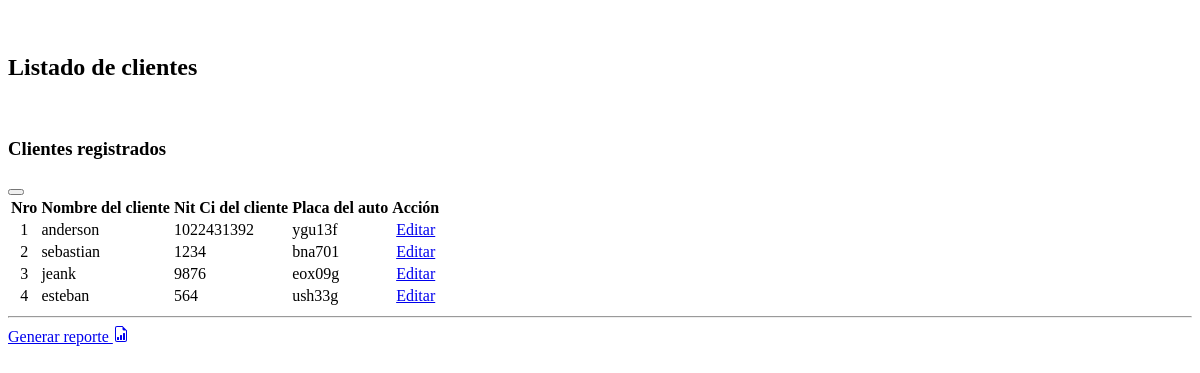
Page /vistas/modulos/clientes/index.php on the earlier database version.
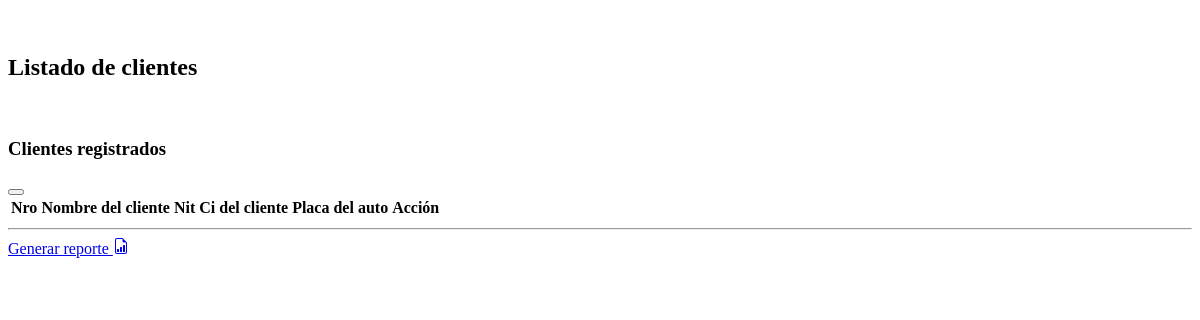
Same page on the later database version.
### tables this page shows
CREATE TABLE `tb_clientes` (
  `id_cliente` int(11) NOT NULL AUTO_INCREMENT,
  `nombre_cliente` varchar(255) DEFAULT NULL,
  `nit_ci_cliente` varchar(255) DEFAULT NULL,
  `placa_auto` varchar(255) DEFAULT NULL,
  `fyh_creacion` datetime DEFAULT NULL,
  `fyh_actualizacion` datetime DEFAULT NULL,
  `fyh_eliminacion` datetime DEFAULT NULL,
  `estado` varchar(10) DEFAULT NULL,
  PRIMARY KEY (id_cliente)
);

### vistas/modulos/clientes/index.php (the view, shortened to what this page needs)
<?php
include('../app/config.php');
?>
<!DOCTYPE html>
<html lang="es">
<head>
</head>
<body class="hold-transition sidebar-mini">
<div class="wrapper">
    <div class="content-wrapper">
        <br>
        <div class="container">
            <h2>Listado de clientes</h2>
            <br>
            <div class="row">
                <div class="col-md-10">
                    <div class="card card-outline card-primary">
                        <div class="card-header">
                            <h3 class="card-title">Clientes registrados</h3>
                            <div class="card-tools">
                                <button type="button" class="btn btn-tool" data-card-widget="collapse">
                                </button>
                            </div>
                        </div>
                        <div class="card-body" style="display: block;">
                            <table id="table_id" class="table table-bordered table-sm table-striped">
                                <thead>
                                <th><center>Nro</center></th>
                                <th>Nombre del cliente</th>
                                <th>Nit Ci del cliente</th>
                                <th>Placa del auto</th>
                                <th><center>Acción</center></th>
                                </thead>
                                <tbody>
                                <?php
                                $contador_cliente = 0;
                                $query_clientes = $link->prepare("SELECT * FROM tb_clientes WHERE estado = '1'  ");
                                $query_clientes->execute();
                                $datos_clientes = $query_clientes->fetchAll(PDO::FETCH_ASSOC);
                                foreach($datos_clientes as $datos_cliente){
                                    $contador_cliente = $contador_cliente + 1;
                                    $id_cliente = $datos_cliente['id_cliente'];
                                    $nombre_cliente = $datos_cliente['nombre_cliente'];
                                    $nit_ci_cliente = $datos_cliente['nit_ci_cliente'];
                                    $placa_auto = $datos_cliente['placa_auto'];
                                    ?>
                                    <tr>
                                        <td><center><?php echo $contador_cliente;?></center></td>
                                        <td><?php echo $nombre_cliente;?></td>
                                        <td><?php echo $nit_ci_cliente;?></td>
                                        <td><?php echo $placa_auto;?></td>
                                        <td>
                                            <center>
                                                <a href="update.php?id=<?php echo $id_cliente; ?>" class="btn btn-success">Editar</a>
                                            </center>
                                        </td>
                                    </tr>
                                    <?php
                                }
                                ?>
                                </tbody>
                            </table>
                        </div>
                    </div>
                    <hr>
                    <a href="generar-reporte.php" class="btn btn-primary">Generar reporte
                        <i class="fa fa">
                        </i>
                    </a>
                    <br><br>
                </div>
            </div>
        </div>
    </div>
</div>
</body>
</html>

Differences in the rows shown:
removed tb_clientes: nombre_cliente "anderson", nit_ci_cliente "1022431392", placa_auto "ygu13f"
removed tb_clientes: nombre_cliente "sebastian", nit_ci_cliente "1234", placa_auto "bna701"
removed tb_clientes: nombre_cliente "jeank", nit_ci_cliente "9876", placa_auto "eox09g"
removed tb_clientes: nombre_cliente "esteban", nit_ci_cliente "564", placa_auto "ush33g"
